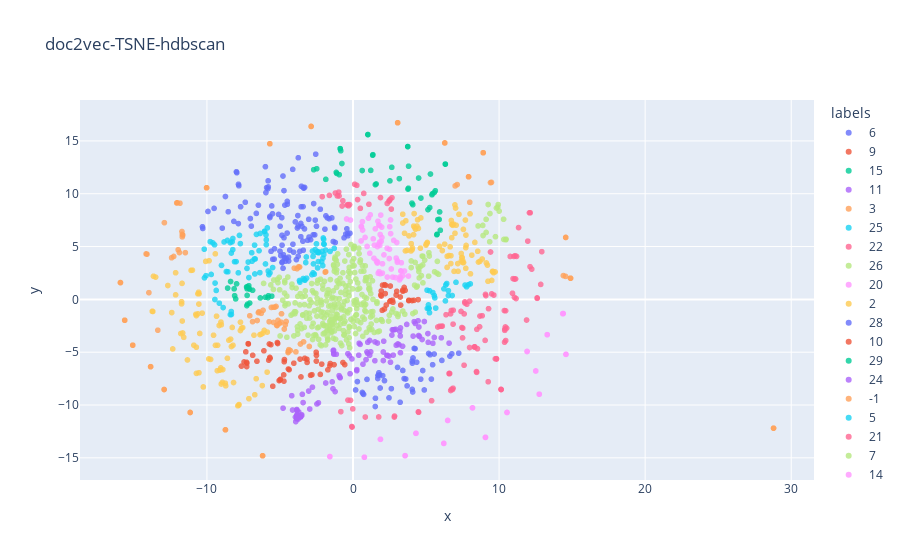

Notebook code cell kept with this figure:
### Code cell
clusterer, df2 = hdbs(15, tsne_df)
hdbs_scatter("doc2vec-TSNE-hdbscan", df2)
sns.distplot(clusterer.outlier_scores_[np.isfinite(clusterer.outlier_scores_)], rug=True)
